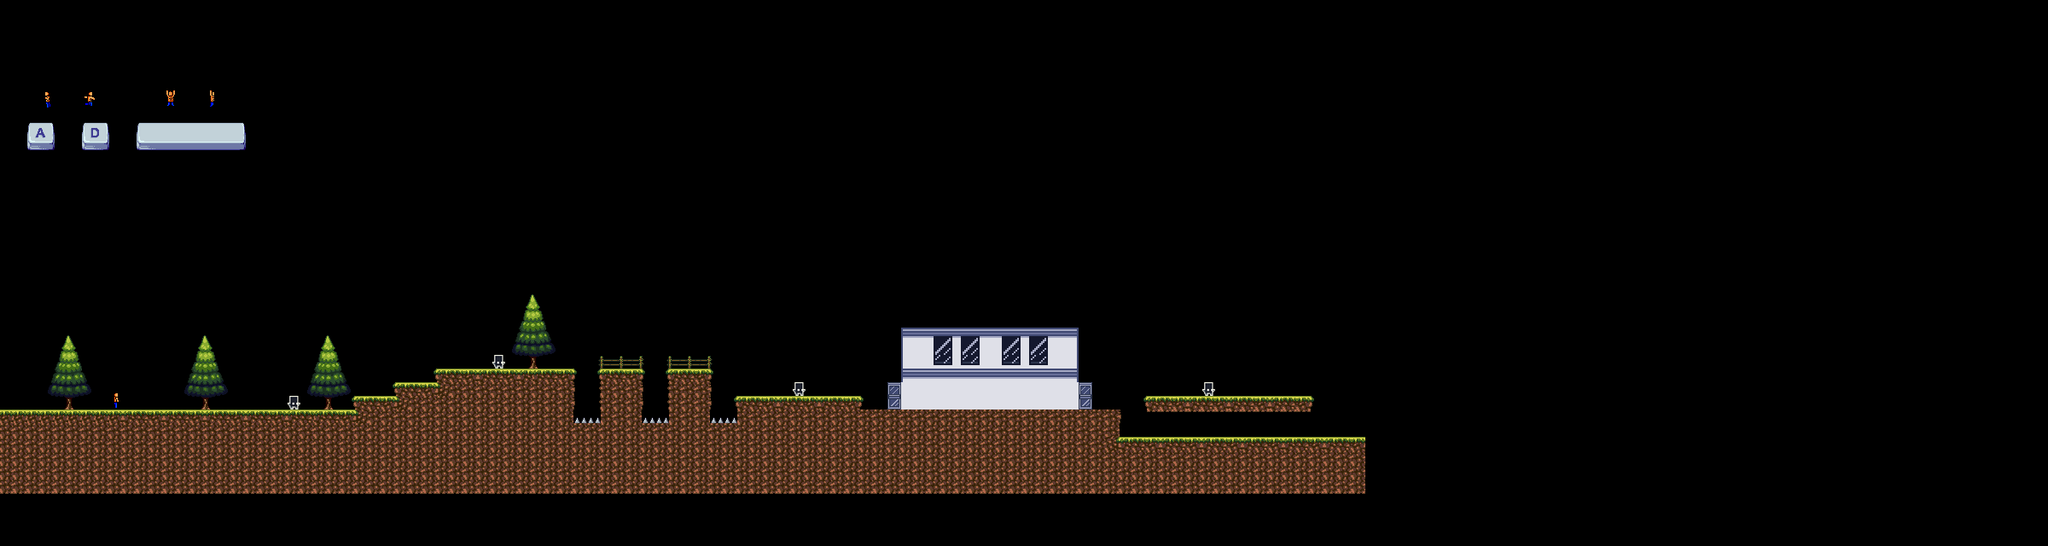

A 2D game scene composited from a Tiled map and its tileset images. What follows is a short description and the map's XML, with each tile layer's data collapsed to a summary:
An orthogonal 150x40 tile map with 16x16 px tiles, 1 tile layer (Ground), 3 tilesets.

<map version="1.5" tiledversion="1.7.2" orientation="orthogonal" renderorder="left-up" width="150" height="40" tilewidth="16" tileheight="16" infinite="0" nextlayerid="12" nextobjectid="1">
 <editorsettings>
  <export target="../Tiles.csv" format="csv" />
 </editorsettings>
 <tileset firstgid="1" source="Assets/Character.tsx" />
 <tileset firstgid="141" source="Assets/Keycaps.tsx" />
 <tileset firstgid="365" source="Assets/TIleset.tsx" />
 <layer id="1" name="Ground" width="150" height="40">
  <data>[6000 cells, 948 non-empty, 58 distinct tile ids]</data>
 </layer>
</map>
